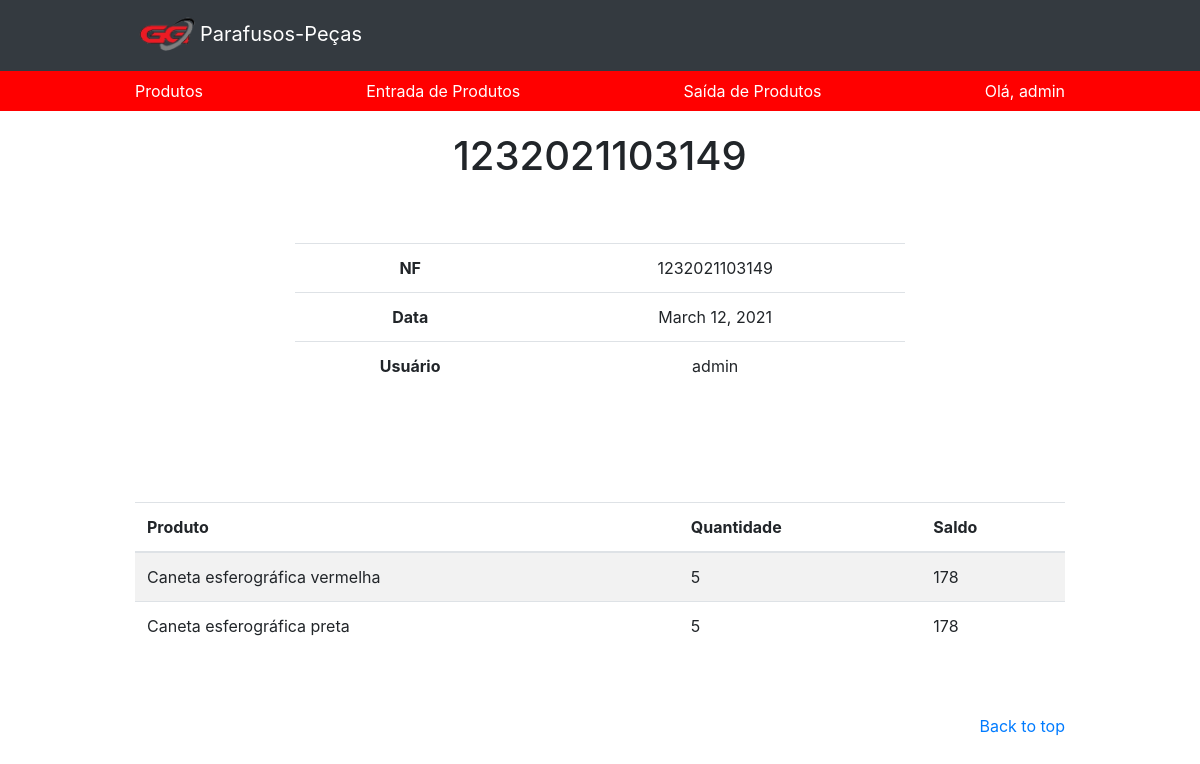
Before: /estoque/entrada/51/ (signed in) with the older database file.
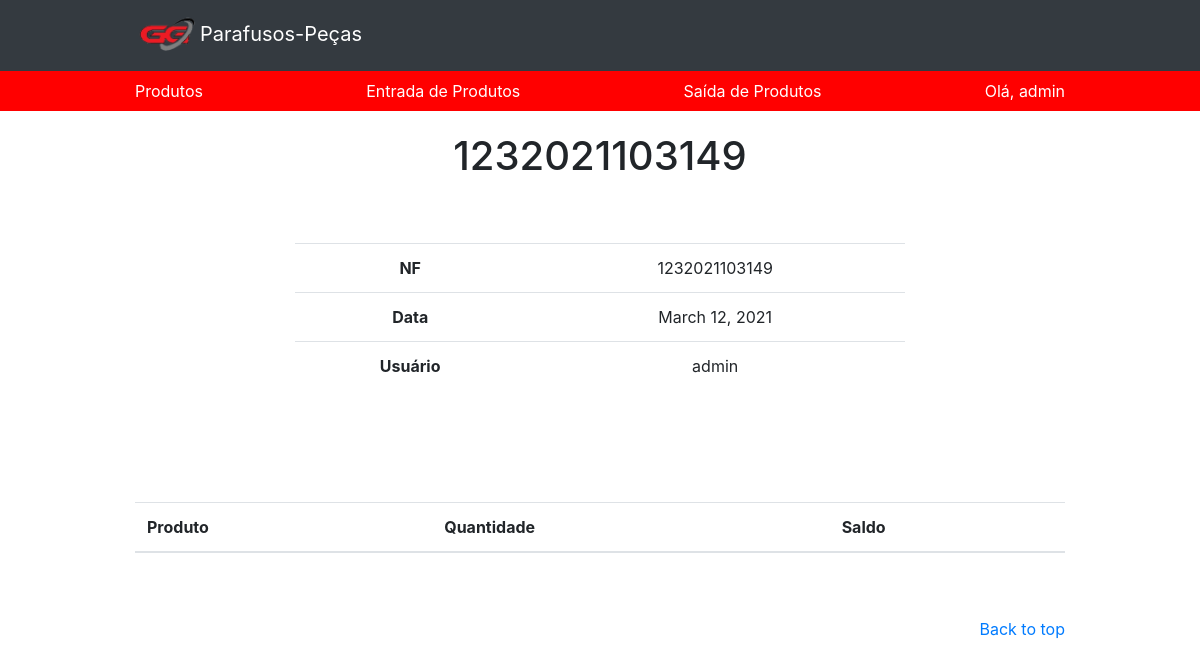
After: the same page with the newer database file.
### app/models.py (models this page shows, shortened)
class EstoqueItens(models.Model):
    estoque = models.ForeignKey(Estoque, on_delete=models.CASCADE, related_name='estoques')
    produto = models.ForeignKey(Produto, on_delete=models.CASCADE)
    quantidade = models.PositiveIntegerField()
    saldo = models.PositiveIntegerField(blank=True)
    class Meta:
        ordering=('pk',)

class Produto(models.Model):
    nome = models.CharField(max_length=100)
    codigo = models.IntegerField(default=None)
    marca = models.CharField(max_length=100, default=None)
    quantidade = models.IntegerField()
    preco = models.DecimalField(max_digits=100, decimal_places= 2, default=None)
    ativo = models.BooleanField(default=True)
    def __str__(self):
        return str(self.nome)
    class Meta:
        db_table = 'produto'

### app/views.py (the view)
# urls.py: path('estoque/entrada/<int:id>/', views.estoque_entrada_detail, name='estoque_entrada_detail'),
@login_required(login_url='/login')
def estoque_entrada_detail(request, id):
    template_name = 'app/estoque_entrada_detail.html'
    obj = EstoqueEntrada.objects.get(id=id)
    context={'object': obj}
    return render(request, template_name, context)

### app/managers.py (called while the page is built)
    def get_queryset(self):
        return super(EstoqueEntradaManager, self).get_queryset().filter(movimento='e')

### app/models.py (called while the page is built)
    def __str__(self):
        return '{}'.format(self.nf)

    def nf_formated(self):
        return str(self.nf).zfill(3)

### app/templates/app/estoque_entrada_detail.html (shortened to what this page needs)
<!DOCTYPE html>
<html>
<head>
    {% load static %}
    <link rel="stylesheet" type="text/css" href="{% static 'app/css/bootstrap/bootstrap.min.css' %}">
    <link rel="stylesheet" type="text/css" href="{% static 'app/css/produto.css' %}">
    <link rel="stylesheet" href="https://cdnjs.cloudflare.com/ajax/libs/font-awesome/4.7.0/css/font-awesome.min.css">
</head>
<body>
    <header>
        {% include "app/header.html"  %}
    </header>
        <section class="jumbotron text-center">
            <div class="container">
            <h1>{{ object }}</h1>
                <br>
                <br>
                <table class="table table-user-information">
                    <tbody>
                      <tr>
                        <th class="">NF</th>
                        <td>
                          {{ object.nf_formated }}
                        </td>
                      </tr>
                      <tr>
                        <th class="">Data</th>
                        <td>{{ object.created }}</td>
                      </tr>
                      <tr>
                        <th class="">Usuário</th>
                        <td>{{ object.usuario.username }}</td>
                      </tr>
                    </tbody>
                  </table>
            </div>
        </section>
        <div class="container">
            	<table class="table table-striped">
	            	<thead>
	            		<tr>
	            			<th>Produto</th>
	            			<th>Quantidade</th>
	            			<th>Saldo</th>
	            		</tr>
	            	</thead>
	            	<tbody>
	            		{% for obj in object.estoques.all %}
	            		<tr>
	            			<td>{{ obj.produto }}</td>
	            			<td>{{ obj.quantidade }}</td>
	            			<td>{{ obj.saldo }}</td>
	            		</tr>
	            		{% endfor %}
	            	</tbody>
	            </table>
            </div>
        <footer class="text-muted">
            <div class="container">
                <p class="float-right">
                    <a href="#">Back to top</a>
                </p>
            </div>
        </footer>
    </body>
</html>

Changed rows visible on the page:
removed EstoqueItens: produto "Caneta esferográfica vermelha", quantidade "5", saldo "178"
removed EstoqueItens: produto "Caneta esferográfica preta", quantidade "5", saldo "178"
